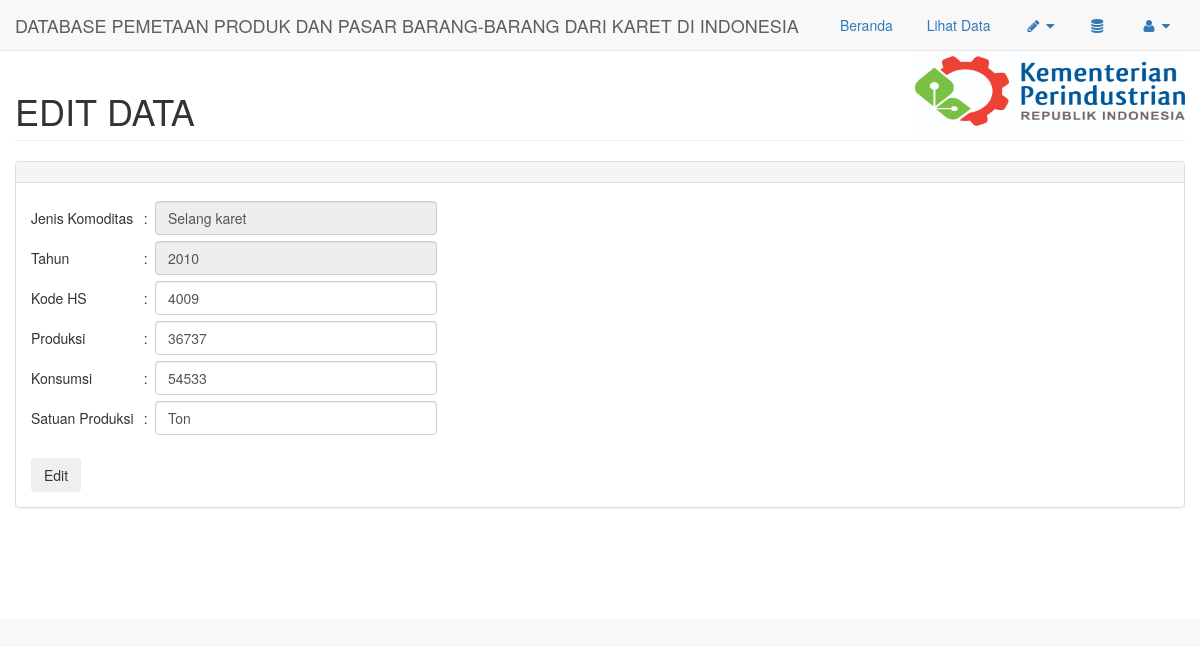
The app's page /pages/formeditk?id=1 (signed in) with its own data.
### tables this page shows
CREATE TABLE `t_hulu` (
  `id` int(100) NOT NULL AUTO_INCREMENT,
  `kodehs` varchar(255) DEFAULT NULL,
  `produk` varchar(255) DEFAULT NULL,
  `tahun` varchar(10) DEFAULT NULL,
  `produksi` varchar(255) DEFAULT NULL,
  `konsumsi` varchar(255) DEFAULT NULL,
  `waktu` varchar(255) DEFAULT NULL,
  `satuan` varchar(255) DEFAULT NULL,
  PRIMARY KEY (`id`)
);

### pages/formeditk.php (the view, shortened to what this page needs)
<?php
$session = $_SESSION['username'];
if($session != ""){
?>
<!DOCTYPE html>
<html lang="en">
<head>
    <link href="../bower_components/bootstrap/dist/css/bootstrap.min.css" rel="stylesheet">
    <link href="../bower_components/metisMenu/dist/metisMenu.min.css" rel="stylesheet">
    <link href="../dist/css/timeline.css" rel="stylesheet">
    <link href="../dist/css/sb-admin-2.css" rel="stylesheet">
    <link href="../bower_components/morrisjs/morris.css" rel="stylesheet">
    <link href="../bower_components/font-awesome/css/font-awesome.min.css" rel="stylesheet" type="text/css">
</head>
<body>
    <div id="wrapper">
        <nav class="navbar navbar-default navbar-static-top" role="navigation" style="margin-bottom: 0">
            <div class="navbar-header">
                <a class="navbar-brand" href="#">DATABASE PEMETAAN PRODUK DAN PASAR BARANG-BARANG DARI KARET DI INDONESIA</a>
            </div>
           <ul class="nav navbar-top-links navbar-right">
                <li class="dropdown">
                    <a href="index">
                       Beranda
                    </a>
                </li>
                <li class="dropdown">
                    <a href="lihat">
                       Lihat Data
                    </a>
                </li>
                <li class="dropdown">
        <a class="dropdown-toggle" data-toggle="dropdown" href="#">
        <i class="fa fa-pencil fa-fw"></i>
        <i class="fa fa-caret-down"></i>
        </a>
        </li>
        <li class="dropdown">
        <a href="table">
        <i class="fa fa-database fa-fw"></i>
        </a>
        </li>
        <li class="dropdown">
        <a class="dropdown-toggle" data-toggle="dropdown" href="#">
        <i class="fa fa-user fa-fw"></i>  <i class="fa fa-caret-down"></i>
        </a>
        </li>
  </ul>
        </nav>
        <div id="page-wrapper">
            <div class="row">
                <div class="col-lg-12">
                 <img style="float: right;" src="../pikcer/kemenris.jpg" width="270" height="80" />
                 <h1 class="page-header">EDIT DATA</h1>
                </div>
            </div>
<div class="row">
<div class="col-lg-12">
<div class="panel panel-default">
<div class="panel-heading">
</div>
<div class="panel-body">
<form method="post" action="editk">
<table>
<?php
$id = $_GET['id'];
$query = "SELECT * FROM `t_hulu` WHERE `id` = '$id'";
$hasil = mysql_query($query);
$r=mysql_fetch_array($hasil);
?>
 <tr>
	<td style="width:10%;">Jenis Komoditas</td>
	<td style="width:1%;">:</td>
	<td style="width:25%;"><input type="text" class="form-control" name ="jk" value="<?php echo $r['produk']; ?>" disabled=""/></td>
    <td style="width:55%;"></td>
 </tr>
 <tr>
	<td>Tahun</td>
	<td>:</td>
	<td><input type="text" class="form-control"  name ="tahun" value="<?php echo $r['tahun']; ?>" disabled=""/></td>
 </tr>
 <tr>
	<td>Kode HS</td>
	<td>:</td>
	<td><input type="text" class="form-control" name ="kdhs" value="<?php echo $r['kodehs']; ?>"/></td>
 </tr>
 <tr>
	<td>Produksi</td>
	<td>:</td>
	<td><input type="text" class="form-control" name ="produksi" value="<?php echo $r['produksi']; ?>"/></td>
 </tr>
  <tr>
	<td>Konsumsi</td>
	<td>:</td>
	<td><input type="text" class="form-control" name ="konsumsi" value="<?php echo $r['konsumsi']; ?>"/></td>
 </tr>
 <tr>
	<td>Satuan Produksi</td>
	<td>:</td>
	<td><input type="text" class="form-control" name ="sp" value="<?php echo $r['satuan']; ?>"/></td>
 </tr>
 </table>
 <br />
 <input type="submit" class="btn" value="Edit"/>
 </form>
 </div>
 </div>
 </div>
 </div>
 </div>
</body>
</html>
<?php }else{ ?>
<script> alert('Anda Harus Login Terlebih Dahulu');setTimeout("location.href='login'", 1);</script>
<?php }?>

### records on screen
t_hulu: jk "Selang karet", tahun "2010", kdhs "4009", produksi "36737", konsumsi "54533", sp "Ton"
